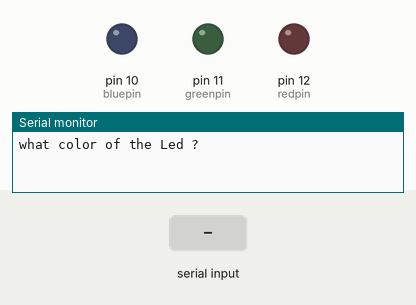
Simulated run of this sketch. Board: Arduino Uno, built with avr-gcc and run on an emulated ATmega328P. Shown: output pins drawn as LEDs (lit = HIGH), the last lines printed to the serial monitor. Inputs (shaded band) come from the test bench.

Above: at 1.2 s.
1.3 s: "red" received over Serial
At 3.2 s:
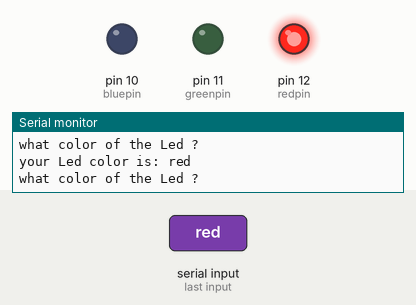
3.8 s: "green" received over Serial
At 5.1 s:
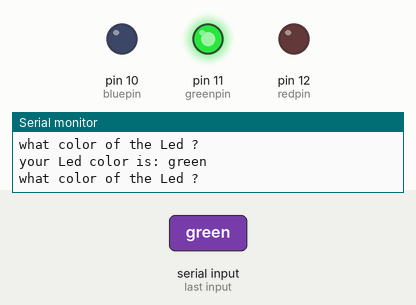
6.3 s: "blue" received over Serial
At 8.2 s:
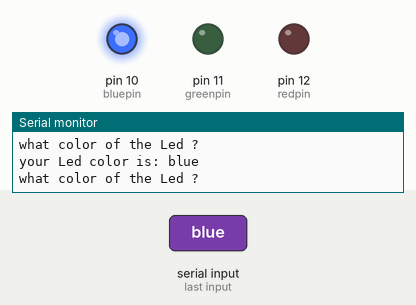
Timing chart, 0 to 9.7 s (numbered marks = the images above; inputs shaded):
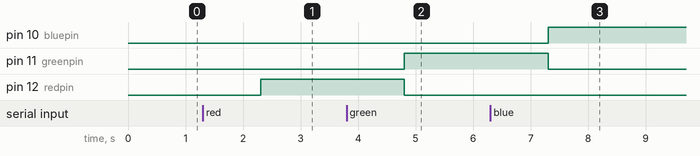

The sketch:

LED_Control.ino
```cpp
String msg="what color of the Led ?";
String mycolor;

String msg2="your Led color is: ";
int redpin=12;
int greenpin=11;
int bluepin=10;
void setup()
{
  Serial.begin(9600);
  pinMode(redpin, OUTPUT);
  pinMode(greenpin, OUTPUT);
  pinMode(bluepin, OUTPUT);
}
void loop()
{
  Serial.println(msg);
  while(Serial.available()==0){}
  mycolor=Serial.readString();
  mycolor.trim();          // remove newline
  mycolor.toLowerCase();   // make lowercase
  Serial.print(msg2);
  Serial.println(mycolor);


  if(mycolor=="red"){
     digitalWrite(redpin,HIGH);
     digitalWrite(greenpin,LOW);
     digitalWrite(bluepin,LOW);
   }
  else if(mycolor=="green"){
     digitalWrite(redpin,LOW);
     digitalWrite(greenpin,HIGH);
     digitalWrite(bluepin,LOW);
   }
  else if(mycolor=="blue"){
     digitalWrite(redpin,LOW);
     digitalWrite(greenpin,LOW);
     digitalWrite(bluepin,HIGH);
   }
  else{
  	 Serial.println("Invalid input");
  }
}
```

Measured:
- after the input at 1.3 s, pin 12 (redpin): LOW → HIGH after 1.0 s
- after the input at 3.8 s, pin 11 (greenpin): LOW → HIGH after 1.0 s; pin 12 (redpin): HIGH → LOW after 1.0 s
- after the input at 6.3 s, pin 10 (bluepin): LOW → HIGH after 1.0 s; pin 11 (greenpin): HIGH → LOW after 1.0 s
